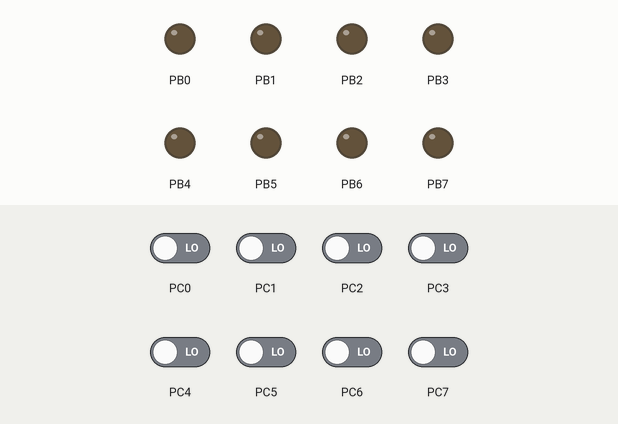
Bench run of a program on a simulated ATmega32, built with avr-gcc and emulated at 8 MHz. Shown: output pins drawn as LEDs (lit = HIGH). Inputs (shaded band) come from the test bench; at power-on: PC0–7 LOW.

Above: at 1.2 s.
1.3 s: PC0 driven HIGH
At 2.5 s:
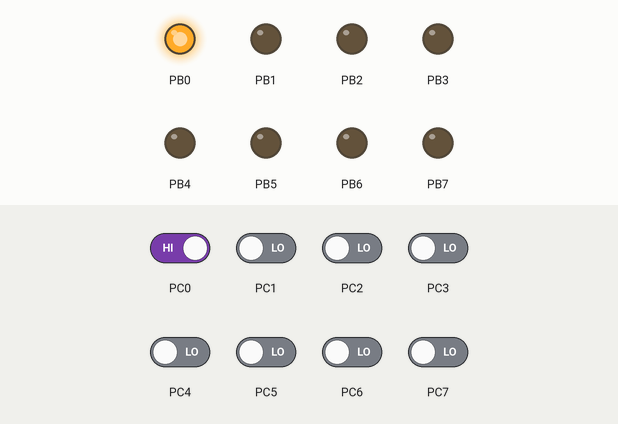
2.8 s: PC1 driven HIGH
At 3.7 s:
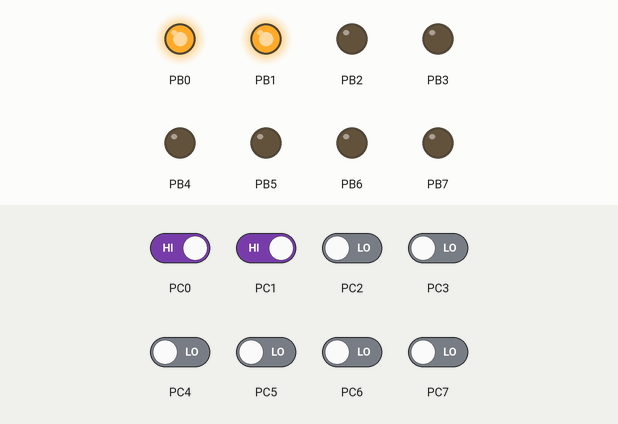
4.3 s: PC2 driven HIGH
At 4.9 s:
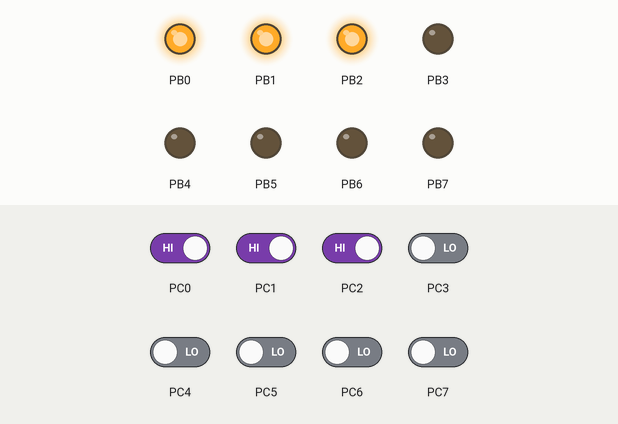
5.8 s: PC3 driven HIGH
At 7.0 s:
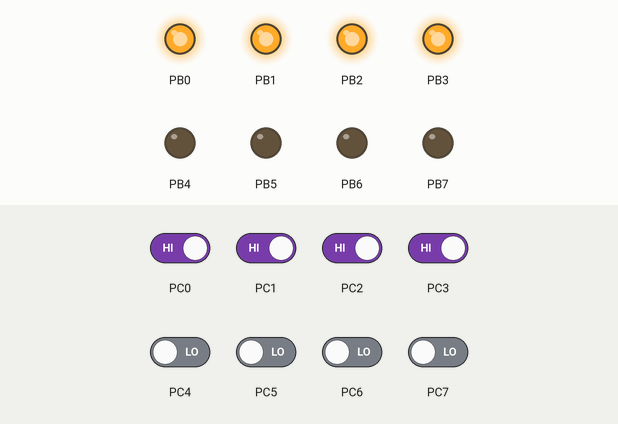
7.3 s: PC4 driven HIGH
At 8.3 s:
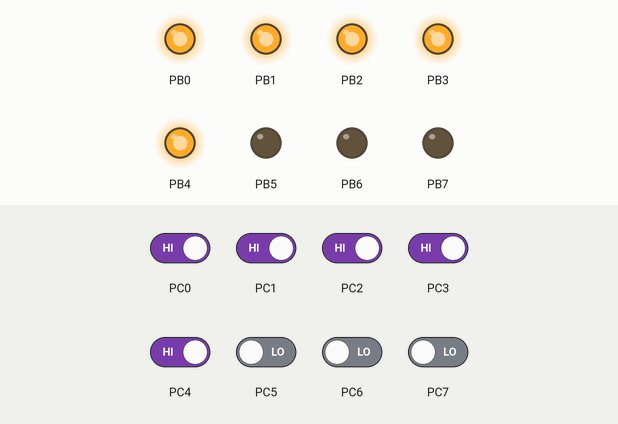
8.8 s: PC5 driven HIGH
At 9.5 s:
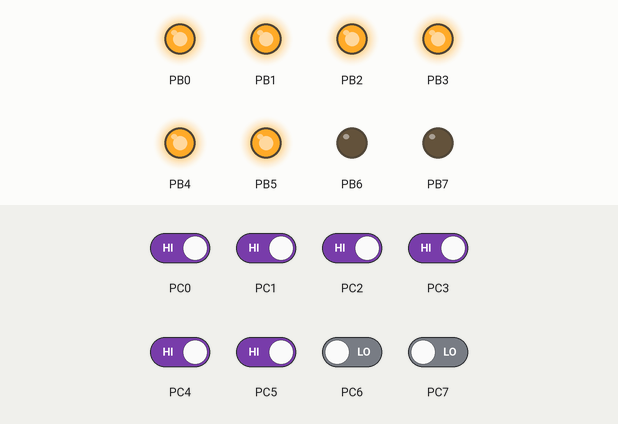
Timing chart, 0 to 11.3 s (numbered marks = the images above; inputs shaded):
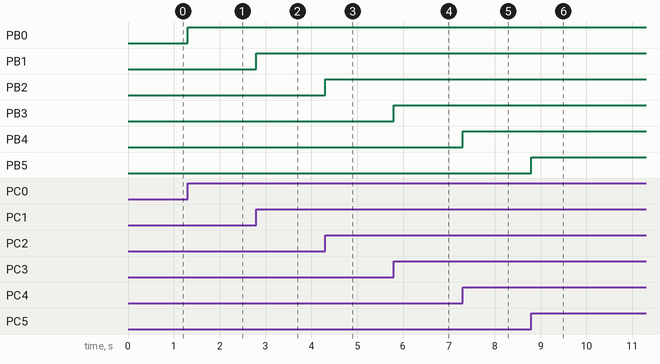

The program:

main.c
```c
#define F_CPU 8000000UL
#include <avr/io.h>
#define LED_OUTPUT		PORTB
#define PIR_Input		PINC

int main(void)
{
	DDRC = 0x00;	/* Set the PIR port as input port */
	DDRB = 0xff;	/* Set the LED port as output port */

    while(1)
    {
        LED_OUTPUT = PIR_Input;
	}
}
```

Measured:
- after the input at 1.3 s, PB0: LOW → HIGH at once
- after the input at 2.8 s, PB1: LOW → HIGH at once
- after the input at 4.3 s, PB2: LOW → HIGH at once
- after the input at 5.8 s, PB3: LOW → HIGH at once
- after the input at 7.3 s, PB4: LOW → HIGH at once
- after the input at 8.8 s, PB5: LOW → HIGH at once
